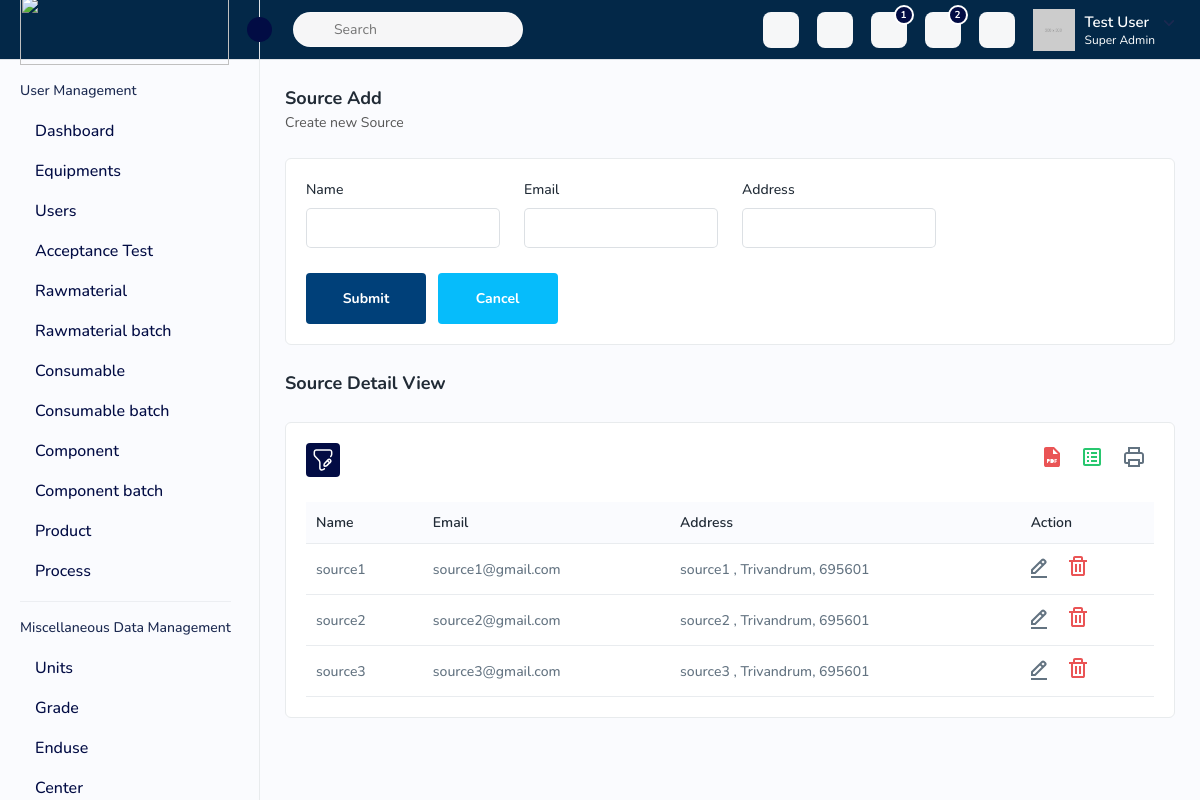
The app's page /sources/ with its own data.
### qdpc_core_models/models/source.py (models this page shows, shortened)
class Sources(models.Model):
     id = models.AutoField(primary_key=True)
     name = models.CharField(max_length=255)
     email = models.EmailField(unique=True)
     address = models.CharField(max_length=500)
     class Meta:
        verbose_name = 'Source'
        verbose_name_plural = 'Sources'

### qdpc/views/source.py (the view, shortened to what this page needs)
# urls.py: path('sources/', SourceListView.as_view(), name='source-list'),
class SourceListView(BaseModelViewSet):
    def get(self, request, format=None):
        sources = Sources.objects.all()
        serializer = SourcesSerializer(sources, many=True)
        context={
            'sources':serializer.data
        }
        return render(request, 'source.html', context)

### templates/source.html (shortened to what this page needs)
{% extends 'index.html' %}
{% block content %}
{% load static %}
		<div class="page-wrapper">
			<div class="content">
				<div class="page-header">
					<div class="page-title">
						<h4>Source Add</h4>
						<h6>Create new Source</h6>
					</div>
				</div>
				<div class="card">
					<div class="card-body">
						<div class="row">
							<div class="col-lg-3 col-sm-6 col-12">
								<div class="form-group">
									<label> Name</label>
									<input type="text" id="source_name" name="source_name" class="form-control">
								</div>
							</div>
							<div class="col-lg-3 col-sm-6 col-12">
								<div class="form-group">
									<label> Email</label>
									<input type="text" id="email" name="email" class="form-control">
								</div>
							</div>
							<div class="col-lg-3 col-sm-6 col-12">
								<div class="form-group">
									<label>Address</label>
									<input type="text" id="address" name="address" class="form-control">
								</div>
							</div>
							<div class="col-lg-12">
								<a href="source.html" id="submit-btn" class="btn btn-submit me-2">Submit</a>
								<a href="{% url 'source-list' %}" class="btn btn-cancel">Cancel</a>
							</div>
						</div>
					</div>
				</div>
				<div class="page-header">
					<div class="page-title">
						<h4>Source Detail View</h4>
					</div>
				</div>
				<div class="card">
					<div class="card-body">
						<div class="table-top">
							<div class="search-set">
								<div class="search-path">
									<a class="btn btn-filter" id="filter_search">
										<img src="{% static 'assets/img/icons/filter.svg' %}" alt="img">
									</a>
								</div>
								<div class="search-input">
									<a class="btn btn-searchset"><img
											src="{% static 'assets/img/icons/search-white.svg' %}" alt="img"></a>
								</div>
							</div>
							<div class="wordset">
								<ul>
									<li>
										<a data-bs-toggle="tooltip" data-bs-placement="top" title="pdf"><img
												src="{% static 'assets/img/icons/pdf.svg' %}" alt="img"></a>
									</li>
									<li>
										<a data-bs-toggle="tooltip" data-bs-placement="top" title="excel"><img
												src="{% static 'assets/img/icons/excel.svg' %}" alt="img"></a>
									</li>
									<li>
										<a data-bs-toggle="tooltip" data-bs-placement="top" title="print"><img
												src="{% static 'assets/img/icons/printer.svg' %}" alt="img"></a>
									</li>
								</ul>
							</div>
						</div>
						<div class="table-responsive">
							<table class="table datanew">
								<thead>
									<tr>
										<th>Name</th>
										<th>Email</th>
										<th>Address</th>
										<th>Action</th>
									</tr>
								</thead>
								<tbody>
									{% if sources %}
									{% for source in sources %}
									<tr>
										<td>{{ source.name }}</td>
										<td>{{ source.email }}</td>
										<td>{{ source.address }}</td>
										<td>
											<a class="me-3" href="#">
                                                <img src="{% static 'assets/img/icons/edit.svg' %}" alt="img">
                                            </a>
                                            <a id="delete-source-btn" data-id="{{ source.id }}"
                                                href="javascript:void(0);">
                                                <img src="{% static 'assets/img/icons/delete.svg' %}" alt="img">
                                            </a>
										</td>
									</tr>
									{% endfor %}
									{% endif %}
								</tbody>
							</table>
						</div>
					</div>
				</div>
		{% endblock %}

### records on screen
Sources: name "source1", email "source1@gmail.com", address "source1 , Trivandrum, 695601"
Sources: name "source2", email "source2@gmail.com", address "source2 , Trivandrum, 695601"
Sources: name "source3", email "source3@gmail.com", address "source3 , Trivandrum, 695601"
